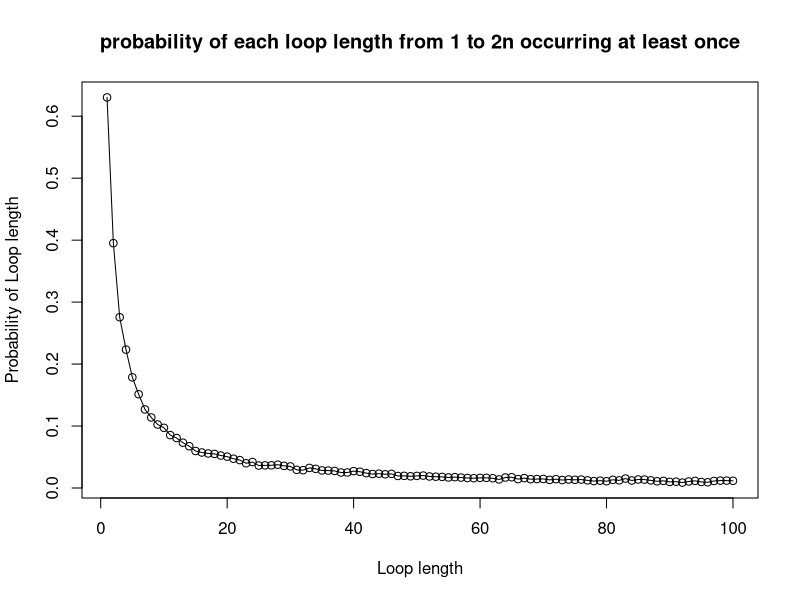
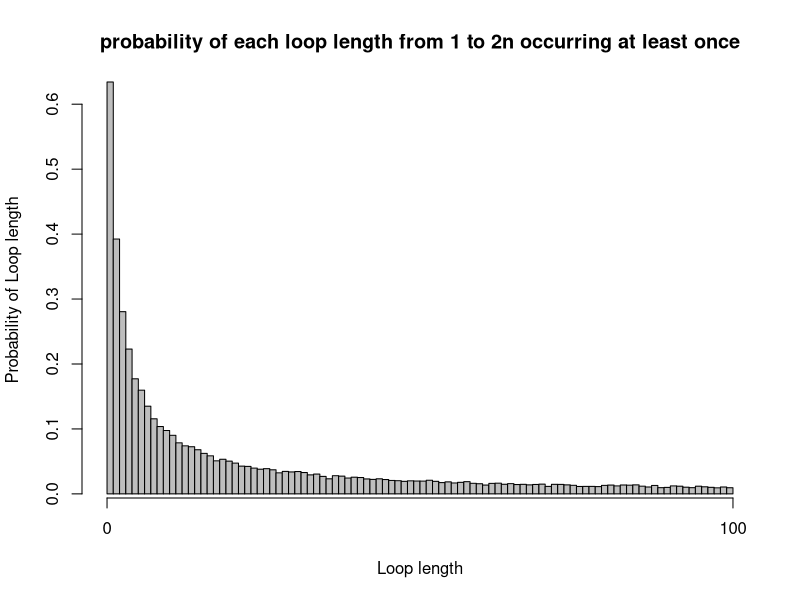

The R script that drew these images, in order:
# Karman Singh s1936373
# Viren Sirwani Mulani s1949143
# Alannah Hounat s2434943
# Git repo Link:
# Team member contributions to project:

# INPUT: n <- decides numbers of prisoners, k<- prisoner number, 
# numbered_boxes <- numbered boxes
# OUTPUT: the number of successes
# Purpose: Is to find and track the number of successes for us to calculate
# the probabilities in later functions. Also code isnt repeated in later functions
success_check <- function(n, k, numbered_boxes) {
  number_of_attempts <- 0
  number_of_success <- 0
  guess <- numbered_boxes[k]
  while (number_of_attempts <= n) {
    if (guess == k) {
      number_of_success <- 1
      break
    }
    else {
      guess <- numbered_boxes[guess]
      number_of_attempts <- number_of_attempts + 1
    }
  }
  
  return (number_of_success)
}

produce_random_numbered_boxes <- function(n, quantity) {
  return (sample(1:n, quantity))
}

# INPUT: n <- decides numbers of prisoners, k <- prisoner number, 
# strategy <- 1, 2 or 3, nreps <- number of times experiment is done,
# number_of_success<- the number of successes so far, 
# numbered_boxes<- numbered boxes
# OUTPUT: number of successes
# PURPOSE: This function simulates the first strategy where a prisoner
# picks a box with their number on it, the second strategy where a prisoner
# picks a random box to begin with, and the third strategy where a prisoner
# picks n boxes at random, checking each card for their number
strategy <- function(n, k, strategy, nreps,number_of_success,numbered_boxes){
  #Let initial guess be k-prisoners' number
  guess <- numbered_boxes[k]
  if (strategy == 1) 
    guess <- numbered_boxes[k] 
  else if (strategy == 2)
    guess <- produce_random_numbered_boxes(2 * n, 1)
  else if (strategy == 3) {
    random_box <- produce_random_numbered_boxes(2 * n, n)
    for (box in random_box){
      #if one of the random boxes contains the prisoners number
      if (box == k){
        #count successes
        number_of_success <- number_of_success + 1
        break
      }
    }
    return(number_of_success)
  }
  #check the success 
  check <- success_check(n, k,numbered_boxes)
  #if so, count the successes
  number_of_success <- number_of_success + check
  return(number_of_success)
}

# INPUT: n <- decides numbers of prisoners, k <- prisoner number, 
# strategy <- either 1,2,3, nreps <- number of times experiment is done
# OUTPUT: Probability estimate of prisoner k finding their number using given strategy
# PURPOSE: To find the probability of one prisoner finding their number
Pone <- function(n, k, strategy, nreps = 10000) {
  number_of_success <- 0
  for (reps in 1:nreps) {
    # index of numbered_boxes corresponds to the box number, and the value stored
    # at that index corresponds to the numbered card randomly placed in the box
    numbered_boxes <- produce_random_numbered_boxes(2 * n, 2 * n)
    number_of_success=strategy(n, k, strategy, nreps,number_of_success, numbered_boxes)
  }
  prob_one_estimate <- number_of_success / nreps
  return (prob_one_estimate)
}

# INPUT: n <- decides numbers of prisoners, strategy <- either 1,2,3
# nreps <- number of times experiment is done
# OUTPUT: Probability estimate of all prisoners finding their number using given strategy
# PURPOSE: To find the probability of all prisoners being released
Pall <- function(n, strategy, nreps = 10000) {
  number_of_success <- 0
  for (reps in 1:nreps) {
    # Outside inner loop since the room is returned to original state once 
    # prisoner leaves
    numbered_boxes <- produce_random_numbered_boxes(2 * n, 2 * n)
    for (prisoner_number in 1:(2 * n)) {
      if (strategy == 1) {
        check <- success_check(n, prisoner_number, numbered_boxes)
        if (check == 0)
          break
      }
      else if (strategy == 2) {
        random_start_box <- produce_random_numbered_boxes(2 * n, 1)
        check <- success_check(n, random_start_box, numbered_boxes)
        if (check == 0)
          break
      }
      else if (strategy == 3) {
        #picking n boxes at random
        random_box <- produce_random_numbered_boxes(2 * n, n)
        check <- 0
        for (box in random_box) {
          #if this random box contains the prisoners number
          if (box == prisoner_number) {
            check = 1
            break
          }
        }
        if (check == 0) {
          break
        }
      }
    }
    number_of_success <- number_of_success + check
  }
  
  prob_all_estimate <- number_of_success / nreps
  return (prob_all_estimate)
}

# cat("Probability estimate of a single prisoner succeeding in finding their number:")
# cat("\nn=5\nStrategy 1:", Pone(5, 7, 1))
# cat("\nStrategy 2:", Pone(5, 7, 2))
# cat("\nStrategy 3:", Pone(5, 7, 3))
# 
# cat("\nn=50\nStrategy 1:", Pone(50, 7, 1))
# cat("\nStrategy 2:", Pone(50, 7, 2))
# cat("\nStrategy 3:", Pone(50, 7, 3))
# 
# cat("\nProbability estimate of all prisoners succeeding in finding their numbers:")
# cat("\nn=5\nStrategy 1:", Pall(5, 1))
# cat("\nStrategy 2:", Pall(5, 2))
# cat("\nStrategy 3:", Pall(5, 3))
# 
# cat("\nn=50\nStrategy 1:", Pall(50, 1))
# cat("\nStrategy 2:", Pall(50, 2))
# cat("\nStrategy 3:", Pall(50, 3))

#example code for Pone
# Pone(50,1,1,10000)
# Pone(50,1,2,10000)
# Pone(50,1,3,10000)
# Pone(5,1,1,10000)
# Pone(5,1,2,10000)
# Pone(5,1,3,10000)
#example code for Pall
# Pall(50,1,10000)
# Pall(50,2,10000)
# Pall(50,3,10000)
# Pall(5,1,10000)
# Pall(5,2,10000)
# Pall(5,3,10000)

# For Pone evidently the less people there are (the smaller that n is) the better 
# chance of success. Although Strategy 3 yields almost consistently similar 
# results as after all we are still only observing n boxes with 2*n prisoners.

# Pall is where we observe a surprising result. Strategy 3 yields zero/near zero
# probabilities. Strategy 1 and 2 yields an approximate probability of 33% and 52% when
# n=50 and n=5 respectively. This seems to be the most optimal strategy, but why?
# This is due to a cycle.
# Every box leads to another box and eventually loops back to the prisoner number,
# this is guaranteed. What is not guaranteed is the cycle which contains the 
# prisoner number may have a length greater than n.


# probability of each loop length from 1 to 2n occurring at least once in a 
# random shuffling of cards to boxes = 1 - prob of each loop length occurring 
# 0 times
dloop <- function(n, nreps = 10000) {
  # count of all the cycles with loop length 1 to 2n that occurred 0 times 
  # in the simulation
  count_loop_length_0_times = rep(0, 2*n)
  #loop over all experiments(number of repetitions)
  for (reps in 1:nreps) {
    # index of numbered_boxes corresponds to the box number, and the value stored
    # at that index corresponds to the numbered card randomly placed in the box
    numbered_boxes <- produce_random_numbered_boxes(2 * n, 2 * n)
    # count of how many times a cycle has 1 to 2n loop length
    count_of_loop_length = rep(0, 2*n)
    # numbers that are already present in a cycle, hence don't need to be 
    # iterated over again
    numbers_iterated_over = c()
    # looping over all prisoner numbers
    for (prisoner_number in 1:(2 * n)) {
      # vector to hold various cycles, length of this vector would give the 
      # length of the cycle that contains the prisoner number
      individual_cycles = c()
      # if prisoner number is not present in any previous cycles, we follow
      # the path of boxes to find the cycle that contains the prisoner number
      # if the prisoner number is present, then just skip to the next 
      # prisoner number
      if (!(prisoner_number %in% numbers_iterated_over)) {
        individual_cycles = append(individual_cycles, prisoner_number)
        cycle = numbered_boxes[prisoner_number]
        # checks if the card removed from the box contains the prisoner number
        while (cycle != prisoner_number) {
          individual_cycles = append(individual_cycles, cycle)
          cycle = numbered_boxes[cycle]
        }
        count_of_loop_length[length(individual_cycles)] = 
          count_of_loop_length[length(individual_cycles)] + 1
        # appending the numbers in the cycle to the vector that contains all the
        # cycles
        numbers_iterated_over = append(numbers_iterated_over, individual_cycles)
      }
    }
    # finds all loop lengths that occurred 0 times in the experiment and adds 1
    # to the count for each of those loop lengths
    index_loop_length_0_times = grep(0, count_of_loop_length)
    count_loop_length_0_times[index_loop_length_0_times] = 
      count_loop_length_0_times[index_loop_length_0_times] + 1
  }
  prob_loop_length_0_times = count_loop_length_0_times/nreps
  prob_loop_length_at_least_once = 1 - prob_loop_length_0_times
  return (prob_loop_length_at_least_once)
}


# cat("Probability of loop length from 1 to 2n occurring at least once in a random shuffling of cards to boxes: ")
# cat("\nFor n=50: ", dloop(50))

# example code for dloop
# dloop(50,10000)


# We use a line graph to visualize the probabilities for each loop length. A line
# graph is used her since we can identify trends in the data. Usually line graphs are
# used to track changes over a short or long period of time. But it can be used in
# this scenario.
n1 <- 50
loop_vector1 <- dloop(n=n1,nreps=10000)
line_graph <- plot(x= 1:(2*n1),
                   y=loop_vector1, 
                   type="o",
                   xlab="Loop length",
                   ylab="Probability of Loop length",
                   main= "probability of each loop length from 1 to 2n occurring at least once")

# A bar chart could be used to compare the different loop lengths. 
# The code is not too different here. Bar-chart may seem a bit cramped
n2 <- 50
loop_vector2 <- dloop(n=n2,nreps=10000)
bar_chart <- barplot(height=loop_vector2, 
                     xlab="Loop length",
                     ylab="Probability of Loop length",
                     main= "probability of each loop length from 1 to 2n occurring at least once",
                     space=0)
axis(side=1,at=c(0,(2*n2)))
